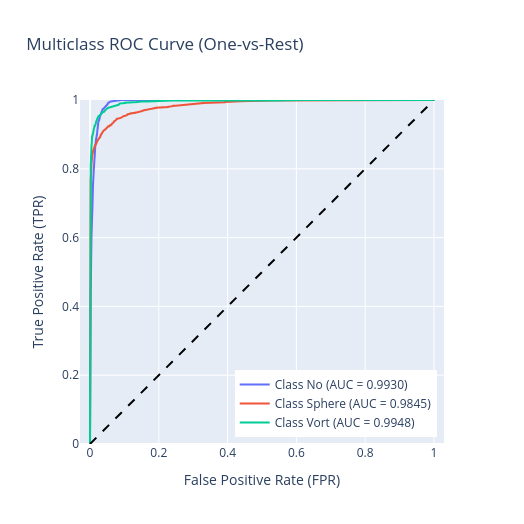

Source (notebook cell):
### Markdown cell above
\begin{figure}[h]
\centering
\includegraphics[width=0.8\textwidth]{task1_images/confusion_matrix_on_validation_set.png}
\\ Figure 6: Confusion Matrix on Validation set.
\end{figure}

### Code cell
# add tag: hide_cell
fig = go.Figure()

for i in range(C_CLASSES):
    fig.add_trace(go.Scatter(
        x=fpr[i], y=tpr[i],
        mode='lines',
        name=f'Class {labels_name[i]} (AUC = {roc_auc[i]:.4f})'
    ))
    
fig.add_trace(go.Scatter(
    x=[0, 1], y=[0, 1],
    mode='lines',
    line=dict(dash='dash', color='black'),
    showlegend=False
))

fig.update_layout(
    title='Multiclass ROC Curve (One-vs-Rest)', 
    xaxis_title='False Positive Rate (FPR)', 
    yaxis_title='True Positive Rate (TPR)',
    height=524, width=524,

    legend=dict(
        x=0.98, y=0.02,
        xanchor='right',
        yanchor='bottom',
    )
)

fig.update_xaxes(range=[0, 1])
fig.update_yaxes(range=[0, 1], scaleanchor="x", scaleratio=1)

fig.write_image(format_fig(fig))
fig.show()

### Figure 1 — Plotly figure (JSON) as saved in the notebook; plotly's stock layout.template omitted (floating-point values rounded to 4 significant figures; data arrays with more than 128 entries replaced by an {"elided": "..."} marker saying what was removed)
{"data": [{"mode": "lines", "name": "Class No (AUC = 0.9930)", "type": "scatter", "x": {"elided": "418 float values"}, "y": {"elided": "418 float values"}}, {"mode": "lines", "name": "Class Sphere (AUC = 0.9845)", "type": "scatter", "x": {"elided": "848 float values"}, "y": {"elided": "848 float values"}}, {"mode": "lines", "name": "Class Vort (AUC = 0.9948)", "type": "scatter", "x": {"elided": "605 float values"}, "y": {"elided": "605 float values"}}, {"line": {"color": "black", "dash": "dash"}, "mode": "lines", "showlegend": false, "type": "scatter", "x": [0, 1], "y": [0, 1]}], "layout": {"height": 524, "legend": {"x": 0.98, "xanchor": "right", "y": 0.02, "yanchor": "bottom"}, "title": {"text": "Multiclass ROC Curve (One-vs-Rest)"}, "width": 524, "xaxis": {"range": [0, 1], "title": {"text": "False Positive Rate (FPR)"}}, "yaxis": {"range": [0, 1], "scaleanchor": "x", "scaleratio": 1, "title": {"text": "True Positive Rate (TPR)"}}}}
